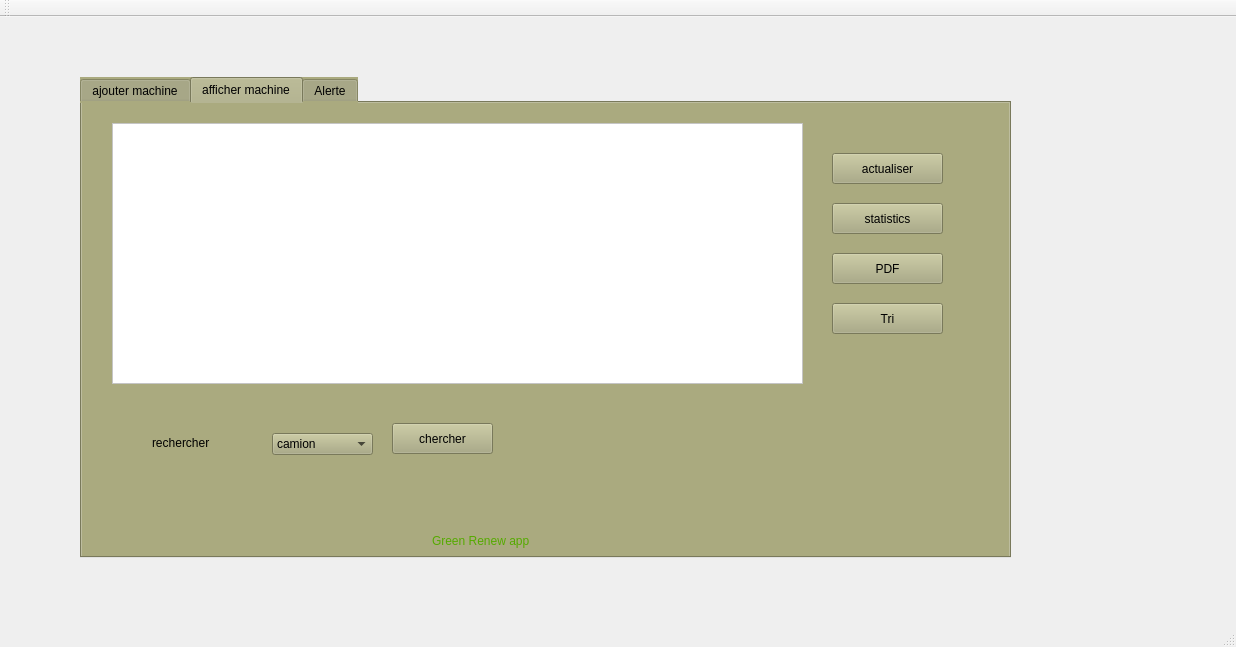
<?xml version="1.0" encoding="UTF-8"?>
<ui version="4.0">
 <class>MainWindow</class>
 <widget class="QMainWindow" name="MainWindow">
  <property name="geometry">
   <rect>
    <x>0</x>
    <y>0</y>
    <width>1236</width>
    <height>647</height>
   </rect>
  </property>
  <property name="windowTitle">
   <string>Gestion des Equipements</string>
  </property>
  <widget class="QWidget" name="centralWidget">
   <widget class="QTabWidget" name="tabWidget">
    <property name="geometry">
     <rect>
      <x>80</x>
      <y>60</y>
      <width>931</width>
      <height>481</height>
     </rect>
    </property>
    <property name="styleSheet">
     <string notr="true">background-color: rgb(170, 170, 127);</string>
    </property>
    <property name="currentIndex">
     <number>1</number>
    </property>
    <widget class="QWidget" name="tab_2">
     <attribute name="title">
      <string>ajouter machine</string>
     </attribute>
     <widget class="QLabel" name="label_ref">
      <property name="geometry">
       <rect>
        <x>50</x>
        <y>50</y>
        <width>161</width>
        <height>16</height>
       </rect>
      </property>
      <property name="styleSheet">
       <string notr="true">font: 8pt &quot;8514oem&quot;;
font: 8pt &quot;MS Shell Dlg 2&quot;;
font: 75 8pt &quot;8514oem&quot;;</string>
      </property>
      <property name="text">
       <string>Reference</string>
      </property>
     </widget>
     <widget class="QLabel" name="label_3">
      <property name="geometry">
       <rect>
        <x>50</x>
        <y>170</y>
        <width>181</width>
        <height>16</height>
       </rect>
      </property>
      <property name="styleSheet">
       <string notr="true">font: 8pt &quot;8514oem&quot;;
font: 8pt &quot;MS Shell Dlg 2&quot;;
font: 75 8pt &quot;8514oem&quot;;</string>
      </property>
      <property name="text">
       <string>disponibilite</string>
      </property>
     </widget>
     <widget class="QLabel" name="label_6">
      <property name="geometry">
       <rect>
        <x>60</x>
        <y>300</y>
        <width>131</width>
        <height>16</height>
       </rect>
      </property>
      <property name="styleSheet">
       <string notr="true">font: 8pt &quot;8514oem&quot;;
font: 8pt &quot;MS Shell Dlg 2&quot;;
font: 75 8pt &quot;8514oem&quot;;</string>
      </property>
      <property name="text">
       <string>date d'achat</string>
      </property>
     </widget>
     <widget class="QLabel" name="label_5">
      <property name="geometry">
       <rect>
        <x>60</x>
        <y>110</y>
        <width>56</width>
        <height>16</height>
       </rect>
      </property>
      <property name="styleSheet">
       <string notr="true">font: 8pt &quot;8514oem&quot;;
font: 8pt &quot;MS Shell Dlg 2&quot;;
font: 75 8pt &quot;8514oem&quot;;</string>
      </property>
      <property name="text">
       <string>type</string>
      </property>
     </widget>
     <widget class="QLabel" name="label_8">
      <property name="geometry">
       <rect>
        <x>60</x>
        <y>230</y>
        <width>56</width>
        <height>16</height>
       </rect>
      </property>
      <property name="styleSheet">
       <string notr="true">font: 8pt &quot;8514oem&quot;;
font: 8pt &quot;MS Shell Dlg 2&quot;;
font: 75 8pt &quot;8514oem&quot;;</string>
      </property>
      <property name="text">
       <string>etat</string>
      </property>
     </widget>
     <widget class="QLabel" name="label_7">
      <property name="geometry">
       <rect>
        <x>60</x>
        <y>360</y>
        <width>311</width>
        <height>16</height>
       </rect>
      </property>
      <property name="styleSheet">
       <string notr="true">font: 8pt &quot;8514oem&quot;;
font: 8pt &quot;MS Shell Dlg 2&quot;;
font: 75 8pt &quot;8514oem&quot;;</string>
      </property>
      <property name="text">
       <string>Nombre d'annee d'amortissement</string>
      </property>
     </widget>
     <widget class="QLabel" name="label_4">
      <property name="geometry">
       <rect>
        <x>390</x>
        <y>420</y>
        <width>171</width>
        <height>16</height>
       </rect>
      </property>
      <property name="styleSheet">
       <string notr="true">font: italic 12pt &quot;8514oem&quot;;
color: rgb(85, 170, 0);</string>
      </property>
      <property name="text">
       <string>Green Renew App</string>
      </property>
     </widget>
     <widget class="QPushButton" name="pb_ajouter">
      <property name="geometry">
       <rect>
        <x>560</x>
        <y>90</y>
        <width>101</width>
        <height>31</height>
       </rect>
      </property>
      <property name="styleSheet">
       <string notr="true">font: 8pt &quot;8514oem&quot;;
font: 8pt &quot;MS Shell Dlg 2&quot;;
font: 75 8pt &quot;8514oem&quot;;</string>
      </property>
      <property name="text">
       <string>ajouter</string>
      </property>
     </widget>
     <widget class="QLineEdit" name="le_r">
      <property name="geometry">
       <rect>
        <x>170</x>
        <y>50</y>
        <width>113</width>
        <height>22</height>
       </rect>
      </property>
     </widget>
     <widget class="QLineEdit" name="le_y">
      <property name="geometry">
       <rect>
        <x>130</x>
        <y>110</y>
        <width>113</width>
        <height>22</height>
       </rect>
      </property>
     </widget>
     <widget class="QLineEdit" name="le_e">
      <property name="geometry">
       <rect>
        <x>120</x>
        <y>230</y>
        <width>113</width>
        <height>22</height>
       </rect>
      </property>
     </widget>
     <widget class="QLineEdit" name="le_na">
      <property name="geometry">
       <rect>
        <x>390</x>
        <y>360</y>
        <width>113</width>
        <height>22</height>
       </rect>
      </property>
     </widget>
     <widget class="QLabel" name="label">
      <property name="geometry">
       <rect>
        <x>820</x>
        <y>370</y>
        <width>111</width>
        <height>81</height>
       </rect>
      </property>
      <property name="text">
       <string/>
      </property>
      <property name="pixmap">
       <pixmap>../../380266158_927913728670530_3389847454208919423_n.png</pixmap>
      </property>
     </widget>
     <widget class="QPushButton" name="pb_modifier">
      <property name="geometry">
       <rect>
        <x>560</x>
        <y>160</y>
        <width>101</width>
        <height>31</height>
       </rect>
      </property>
      <property name="styleSheet">
       <string notr="true">font: 8pt &quot;8514oem&quot;;
font: 8pt &quot;MS Shell Dlg 2&quot;;
font: 75 8pt &quot;8514oem&quot;;</string>
      </property>
      <property name="text">
       <string>modifier</string>
      </property>
     </widget>
     <widget class="QPushButton" name="pb_supprimer">
      <property name="geometry">
       <rect>
        <x>560</x>
        <y>230</y>
        <width>101</width>
        <height>31</height>
       </rect>
      </property>
      <property name="styleSheet">
       <string notr="true">font: 8pt &quot;8514oem&quot;;
font: 8pt &quot;MS Shell Dlg 2&quot;;
font: 75 8pt &quot;8514oem&quot;;</string>
      </property>
      <property name="text">
       <string>supprimer</string>
      </property>
     </widget>
     <widget class="QDateEdit" name="le_d">
      <property name="geometry">
       <rect>
        <x>200</x>
        <y>170</y>
        <width>110</width>
        <height>22</height>
       </rect>
      </property>
      <property name="dateTime">
       <datetime>
        <hour>0</hour>
        <minute>0</minute>
        <second>0</second>
        <year>2000</year>
        <month>1</month>
        <day>4</day>
       </datetime>
      </property>
      <property name="displayFormat">
       <string>dd-MM-yyyy</string>
      </property>
     </widget>
     <widget class="QDateEdit" name="le_da">
      <property name="geometry">
       <rect>
        <x>190</x>
        <y>300</y>
        <width>91</width>
        <height>22</height>
       </rect>
      </property>
      <property name="time">
       <time>
        <hour>12</hour>
        <minute>4</minute>
        <second>0</second>
       </time>
      </property>
     </widget>
    </widget>
    <widget class="QWidget" name="tab_3">
     <attribute name="title">
      <string>afficher machine</string>
     </attribute>
     <widget class="QTableView" name="tab_equipement">
      <property name="geometry">
       <rect>
        <x>30</x>
        <y>20</y>
        <width>691</width>
        <height>261</height>
       </rect>
      </property>
      <property name="styleSheet">
       <string notr="true">background-color: rgb(255, 255, 255);</string>
      </property>
     </widget>
     <widget class="QPushButton" name="pb_actualiser">
      <property name="geometry">
       <rect>
        <x>750</x>
        <y>50</y>
        <width>111</width>
        <height>31</height>
       </rect>
      </property>
      <property name="styleSheet">
       <string notr="true">font: 8pt &quot;8514oem&quot;;
font: 8pt &quot;MS Shell Dlg 2&quot;;
font: 75 8pt &quot;8514oem&quot;;</string>
      </property>
      <property name="text">
       <string>actualiser</string>
      </property>
     </widget>
     <widget class="QLabel" name="label_9">
      <property name="geometry">
       <rect>
        <x>810</x>
        <y>370</y>
        <width>121</width>
        <height>71</height>
       </rect>
      </property>
      <property name="text">
       <string/>
      </property>
      <property name="pixmap">
       <pixmap>../../380266158_927913728670530_3389847454208919423_n.png</pixmap>
      </property>
     </widget>
     <widget class="QLabel" name="label_10">
      <property name="geometry">
       <rect>
        <x>350</x>
        <y>430</y>
        <width>181</width>
        <height>16</height>
       </rect>
      </property>
      <property name="styleSheet">
       <string notr="true">font: italic 12pt &quot;8514oem&quot;;
color: rgb(85, 170, 0);</string>
      </property>
      <property name="text">
       <string>Green Renew app</string>
      </property>
     </widget>
     <widget class="QLabel" name="label_13">
      <property name="geometry">
       <rect>
        <x>70</x>
        <y>330</y>
        <width>111</width>
        <height>20</height>
       </rect>
      </property>
      <property name="styleSheet">
       <string notr="true">font: 8pt &quot;8514oem&quot;;
font: 8pt &quot;MS Shell Dlg 2&quot;;
font: 75 8pt &quot;8514oem&quot;;</string>
      </property>
      <property name="text">
       <string>rechercher</string>
      </property>
     </widget>
     <widget class="QPushButton" name="pb_chercher">
      <property name="geometry">
       <rect>
        <x>310</x>
        <y>320</y>
        <width>101</width>
        <height>31</height>
       </rect>
      </property>
      <property name="styleSheet">
       <string notr="true">font: 8pt &quot;8514oem&quot;;
font: 8pt &quot;MS Shell Dlg 2&quot;;
font: 75 8pt &quot;8514oem&quot;;</string>
      </property>
      <property name="text">
       <string>chercher</string>
      </property>
     </widget>
     <widget class="QPushButton" name="statistiquesButton">
      <property name="geometry">
       <rect>
        <x>750</x>
        <y>100</y>
        <width>111</width>
        <height>31</height>
       </rect>
      </property>
      <property name="styleSheet">
       <string notr="true">font: 8pt &quot;8514oem&quot;;
font: 8pt &quot;MS Shell Dlg 2&quot;;
font: 75 8pt &quot;8514oem&quot;;</string>
      </property>
      <property name="text">
       <string>statistics</string>
      </property>
     </widget>
     <widget class="QPushButton" name="PDF">
      <property name="geometry">
       <rect>
        <x>750</x>
        <y>150</y>
        <width>111</width>
        <height>31</height>
       </rect>
      </property>
      <property name="styleSheet">
       <string notr="true">font: 8pt &quot;8514oem&quot;;
font: 8pt &quot;MS Shell Dlg 2&quot;;
font: 75 8pt &quot;8514oem&quot;;</string>
      </property>
      <property name="text">
       <string>PDF</string>
      </property>
     </widget>
     <widget class="QComboBox" name="comboBox">
      <property name="geometry">
       <rect>
        <x>190</x>
        <y>330</y>
        <width>101</width>
        <height>22</height>
       </rect>
      </property>
      <item>
       <property name="text">
        <string>camion</string>
       </property>
      </item>
      <item>
       <property name="text">
        <string>machine_tri</string>
       </property>
      </item>
      <item>
       <property name="text">
        <string>machine_stock</string>
       </property>
      </item>
      <item>
       <property name="text">
        <string>machine_broyage</string>
       </property>
      </item>
     </widget>
     <widget class="QPushButton" name="pb_tri">
      <property name="geometry">
       <rect>
        <x>750</x>
        <y>200</y>
        <width>111</width>
        <height>31</height>
       </rect>
      </property>
      <property name="styleSheet">
       <string notr="true">font: 8pt &quot;8514oem&quot;;
font: 8pt &quot;MS Shell Dlg 2&quot;;
font: 75 8pt &quot;8514oem&quot;;</string>
      </property>
      <property name="text">
       <string>Tri</string>
      </property>
     </widget>
    </widget>
    <widget class="QWidget" name="tab">
     <attribute name="title">
      <string>Alerte</string>
     </attribute>
     <widget class="QLabel" name="label_2">
      <property name="geometry">
       <rect>
        <x>80</x>
        <y>70</y>
        <width>101</width>
        <height>16</height>
       </rect>
      </property>
      <property name="styleSheet">
       <string notr="true">font: 8pt &quot;8514oem&quot;;
font: 8pt &quot;MS Shell Dlg 2&quot;;
font: 75 8pt &quot;8514oem&quot;;</string>
      </property>
      <property name="text">
       <string>reference</string>
      </property>
     </widget>
     <widget class="QLabel" name="label_11">
      <property name="geometry">
       <rect>
        <x>50</x>
        <y>250</y>
        <width>261</width>
        <height>16</height>
       </rect>
      </property>
      <property name="styleSheet">
       <string notr="true">font: 8pt &quot;8514oem&quot;;
font: 8pt &quot;MS Shell Dlg 2&quot;;
font: 75 8pt &quot;8514oem&quot;;</string>
      </property>
      <property name="text">
       <string>Date de dernier entretien</string>
      </property>
     </widget>
     <widget class="QLabel" name="label_12">
      <property name="geometry">
       <rect>
        <x>80</x>
        <y>140</y>
        <width>121</width>
        <height>16</height>
       </rect>
      </property>
      <property name="styleSheet">
       <string notr="true">font: 8pt &quot;8514oem&quot;;
font: 8pt &quot;MS Shell Dlg 2&quot;;
font: 75 8pt &quot;8514oem&quot;;</string>
      </property>
      <property name="text">
       <string>periodicite</string>
      </property>
     </widget>
     <widget class="QLineEdit" name="lineEdit">
      <property name="geometry">
       <rect>
        <x>200</x>
        <y>70</y>
        <width>113</width>
        <height>22</height>
       </rect>
      </property>
     </widget>
     <widget class="QLineEdit" name="lineEdit_2">
      <property name="geometry">
       <rect>
        <x>210</x>
        <y>140</y>
        <width>113</width>
        <height>22</height>
       </rect>
      </property>
     </widget>
     <widget class="QLabel" name="label_14">
      <property name="geometry">
       <rect>
        <x>820</x>
        <y>370</y>
        <width>111</width>
        <height>81</height>
       </rect>
      </property>
      <property name="text">
       <string/>
      </property>
      <property name="pixmap">
       <pixmap>../../380266158_927913728670530_3389847454208919423_n.png</pixmap>
      </property>
     </widget>
     <widget class="QLabel" name="label_15">
      <property name="geometry">
       <rect>
        <x>380</x>
        <y>420</y>
        <width>171</width>
        <height>16</height>
       </rect>
      </property>
      <property name="styleSheet">
       <string notr="true">font: italic 12pt &quot;8514oem&quot;;
color: rgb(85, 170, 0);</string>
      </property>
      <property name="text">
       <string>Green Renew App</string>
      </property>
     </widget>
     <widget class="QDateEdit" name="dateEdit">
      <property name="geometry">
       <rect>
        <x>330</x>
        <y>250</y>
        <width>110</width>
        <height>22</height>
       </rect>
      </property>
     </widget>
     <widget class="QPushButton" name="pushButtonAfficherEntretien">
      <property name="geometry">
       <rect>
        <x>230</x>
        <y>350</y>
        <width>93</width>
        <height>28</height>
       </rect>
      </property>
      <property name="styleSheet">
       <string notr="true">font: 8pt &quot;8514oem&quot;;
font: 8pt &quot;MS Shell Dlg 2&quot;;
font: 75 8pt &quot;8514oem&quot;;</string>
      </property>
      <property name="text">
       <string>afficher</string>
      </property>
     </widget>
     <widget class="QTableView" name="tableViewEntretien">
      <property name="geometry">
       <rect>
        <x>460</x>
        <y>70</y>
        <width>451</width>
        <height>241</height>
       </rect>
      </property>
      <property name="styleSheet">
       <string notr="true">background-color: rgb(255, 255, 255);</string>
      </property>
     </widget>
     <widget class="QLabel" name="label_16">
      <property name="geometry">
       <rect>
        <x>50</x>
        <y>200</y>
        <width>131</width>
        <height>16</height>
       </rect>
      </property>
      <property name="styleSheet">
       <string notr="true">font: 8pt &quot;8514oem&quot;;
font: 8pt &quot;MS Shell Dlg 2&quot;;
font: 75 8pt &quot;8514oem&quot;;</string>
      </property>
      <property name="text">
       <string>Current Date</string>
      </property>
     </widget>
     <widget class="QDateEdit" name="dateEdit_2">
      <property name="geometry">
       <rect>
        <x>190</x>
        <y>200</y>
        <width>110</width>
        <height>22</height>
       </rect>
      </property>
     </widget>
    </widget>
   </widget>
  </widget>
  <widget class="QMenuBar" name="menuBar">
   <property name="geometry">
    <rect>
     <x>0</x>
     <y>0</y>
     <width>1236</width>
     <height>26</height>
    </rect>
   </property>
  </widget>
  <widget class="QToolBar" name="mainToolBar">
   <attribute name="toolBarArea">
    <enum>TopToolBarArea</enum>
   </attribute>
   <attribute name="toolBarBreak">
    <bool>false</bool>
   </attribute>
  </widget>
  <widget class="QStatusBar" name="statusBar"/>
 </widget>
 <layoutdefault spacing="6" margin="11"/>
 <resources/>
 <connections/>
</ui>
